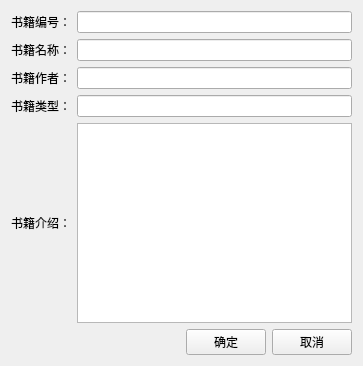
<?xml version="1.0" encoding="UTF-8"?>
<ui version="4.0">
 <class>AddBook</class>
 <widget class="QWidget" name="AddBook">
  <property name="geometry">
   <rect>
    <x>0</x>
    <y>0</y>
    <width>363</width>
    <height>366</height>
   </rect>
  </property>
  <property name="windowTitle">
   <string>Form</string>
  </property>
  <layout class="QHBoxLayout" name="horizontalLayout_7">
   <item>
    <layout class="QVBoxLayout" name="verticalLayout">
     <item>
      <layout class="QHBoxLayout" name="horizontalLayout">
       <item>
        <widget class="QLabel" name="label">
         <property name="text">
          <string>书籍编号：</string>
         </property>
        </widget>
       </item>
       <item>
        <widget class="QLineEdit" name="idLineEdit"/>
       </item>
      </layout>
     </item>
     <item>
      <layout class="QHBoxLayout" name="horizontalLayout_2">
       <item>
        <widget class="QLabel" name="label_2">
         <property name="text">
          <string>书籍名称：</string>
         </property>
        </widget>
       </item>
       <item>
        <widget class="QLineEdit" name="nameLineEdit"/>
       </item>
      </layout>
     </item>
     <item>
      <layout class="QHBoxLayout" name="horizontalLayout_3">
       <item>
        <widget class="QLabel" name="label_3">
         <property name="text">
          <string>书籍作者：</string>
         </property>
        </widget>
       </item>
       <item>
        <widget class="QLineEdit" name="authorLineEdit"/>
       </item>
      </layout>
     </item>
     <item>
      <layout class="QHBoxLayout" name="horizontalLayout_4">
       <item>
        <widget class="QLabel" name="label_4">
         <property name="text">
          <string>书籍类型：</string>
         </property>
        </widget>
       </item>
       <item>
        <widget class="QLineEdit" name="categoryLineEdit"/>
       </item>
      </layout>
     </item>
     <item>
      <layout class="QHBoxLayout" name="horizontalLayout_5">
       <item>
        <widget class="QLabel" name="label_5">
         <property name="text">
          <string>书籍介绍：</string>
         </property>
        </widget>
       </item>
       <item>
        <widget class="QTextEdit" name="introductionTextEdit"/>
       </item>
      </layout>
     </item>
     <item>
      <layout class="QHBoxLayout" name="horizontalLayout_6">
       <item>
        <spacer name="horizontalSpacer">
         <property name="orientation">
          <enum>Qt::Horizontal</enum>
         </property>
         <property name="sizeHint" stdset="0">
          <size>
           <width>40</width>
           <height>20</height>
          </size>
         </property>
        </spacer>
       </item>
       <item>
        <widget class="QPushButton" name="confirmPushButton">
         <property name="text">
          <string>确定</string>
         </property>
        </widget>
       </item>
       <item>
        <widget class="QPushButton" name="cancelPushButton">
         <property name="text">
          <string>取消</string>
         </property>
        </widget>
       </item>
      </layout>
     </item>
    </layout>
   </item>
  </layout>
 </widget>
 <resources/>
 <connections/>
</ui>
